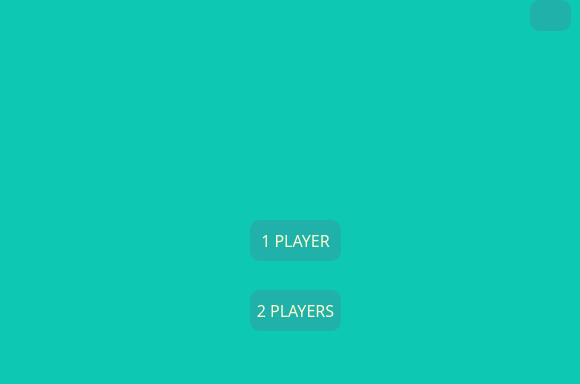
<?xml version="1.0" encoding="UTF-8"?>
<ui version="4.0">
 <class>MainWindow</class>
 <widget class="QMainWindow" name="MainWindow">
  <property name="geometry">
   <rect>
    <x>0</x>
    <y>0</y>
    <width>580</width>
    <height>384</height>
   </rect>
  </property>
  <property name="windowTitle">
   <string>MainWindow</string>
  </property>
  <property name="styleSheet">
   <string notr="true">background-color: rgb(13, 200, 178);</string>
  </property>
  <widget class="QWidget" name="centralwidget">
   <widget class="QLabel" name="title">
    <property name="geometry">
     <rect>
      <x>190</x>
      <y>10</y>
      <width>201</width>
      <height>181</height>
     </rect>
    </property>
    <property name="styleSheet">
     <string notr="true">border-image: url(:/myimage/image/Title.png);</string>
    </property>
    <property name="text">
     <string/>
    </property>
    <property name="alignment">
     <set>Qt::AlignCenter</set>
    </property>
   </widget>
   <widget class="QLabel" name="label_2">
    <property name="geometry">
     <rect>
      <x>180</x>
      <y>150</y>
      <width>61</width>
      <height>51</height>
     </rect>
    </property>
    <property name="styleSheet">
     <string notr="true">border-image: url(:/myimage/image/X.png);</string>
    </property>
    <property name="text">
     <string/>
    </property>
   </widget>
   <widget class="QLabel" name="label_3">
    <property name="geometry">
     <rect>
      <x>350</x>
      <y>170</y>
      <width>61</width>
      <height>51</height>
     </rect>
    </property>
    <property name="styleSheet">
     <string notr="true">border-image: url(:/myimage/image/O.png);</string>
    </property>
    <property name="text">
     <string/>
    </property>
   </widget>
   <widget class="QLabel" name="label_4">
    <property name="geometry">
     <rect>
      <x>200</x>
      <y>220</y>
      <width>35</width>
      <height>31</height>
     </rect>
    </property>
    <property name="styleSheet">
     <string notr="true">border-image: url(:/myimage/image/person.png);</string>
    </property>
    <property name="text">
     <string/>
    </property>
   </widget>
   <widget class="QLabel" name="label_5">
    <property name="geometry">
     <rect>
      <x>200</x>
      <y>290</y>
      <width>35</width>
      <height>31</height>
     </rect>
    </property>
    <property name="styleSheet">
     <string notr="true">border-image: url(:/myimage/image/people.png);</string>
    </property>
    <property name="text">
     <string/>
    </property>
   </widget>
   <widget class="QLabel" name="label_6">
    <property name="geometry">
     <rect>
      <x>250</x>
      <y>220</y>
      <width>91</width>
      <height>51</height>
     </rect>
    </property>
    <property name="styleSheet">
     <string notr="true">border-image: url(:/myimage/image/shadow.png);
border-image: url(:/myimage/image/shadow.png);
border-radius: 10px;</string>
    </property>
    <property name="text">
     <string/>
    </property>
   </widget>
   <widget class="QPushButton" name="Bot">
    <property name="geometry">
     <rect>
      <x>250</x>
      <y>220</y>
      <width>91</width>
      <height>41</height>
     </rect>
    </property>
    <property name="font">
     <font>
      <family>Showcard Gothic</family>
      <pointsize>12</pointsize>
     </font>
    </property>
    <property name="styleSheet">
     <string notr="true">background-color: rgb(32,178,170);
color: rgb(255,250,205);
border-radius: 10px;
</string>
    </property>
    <property name="text">
     <string>1 PLAYER</string>
    </property>
   </widget>
   <widget class="QLabel" name="label_7">
    <property name="geometry">
     <rect>
      <x>250</x>
      <y>290</y>
      <width>91</width>
      <height>51</height>
     </rect>
    </property>
    <property name="styleSheet">
     <string notr="true">border-image: url(:/myimage/image/shadow.png);
border-image: url(:/myimage/image/shadow.png);
border-radius: 10px;</string>
    </property>
    <property name="text">
     <string/>
    </property>
   </widget>
   <widget class="QPushButton" name="Person">
    <property name="geometry">
     <rect>
      <x>250</x>
      <y>290</y>
      <width>91</width>
      <height>41</height>
     </rect>
    </property>
    <property name="font">
     <font>
      <family>Showcard Gothic</family>
      <pointsize>12</pointsize>
     </font>
    </property>
    <property name="styleSheet">
     <string notr="true">background-color: rgb(32,178,170);
color: rgb(255,250,205);
border-radius: 10px;</string>
    </property>
    <property name="text">
     <string>2 PLAYERS</string>
    </property>
   </widget>
   <widget class="QLabel" name="label_8">
    <property name="geometry">
     <rect>
      <x>520</x>
      <y>0</y>
      <width>51</width>
      <height>31</height>
     </rect>
    </property>
    <property name="styleSheet">
     <string notr="true">border-image: url(:/myimage/image/shadow.png);
border-image: url(:/myimage/image/shadow.png);
border-radius: 10px;</string>
    </property>
    <property name="text">
     <string/>
    </property>
   </widget>
   <widget class="QPushButton" name="sound_3">
    <property name="geometry">
     <rect>
      <x>530</x>
      <y>0</y>
      <width>41</width>
      <height>31</height>
     </rect>
    </property>
    <property name="styleSheet">
     <string notr="true">background-color: rgb(32,178,170);
border-radius: 10px;
border-image: url(:/myimage/image/sound_on.png);
</string>
    </property>
    <property name="text">
     <string/>
    </property>
   </widget>
  </widget>
  <widget class="QMenuBar" name="menubar">
   <property name="geometry">
    <rect>
     <x>0</x>
     <y>0</y>
     <width>580</width>
     <height>18</height>
    </rect>
   </property>
  </widget>
  <widget class="QStatusBar" name="statusbar"/>
 </widget>
 <resources>
  <include location="image.qrc"/>
 </resources>
 <connections/>
</ui>
